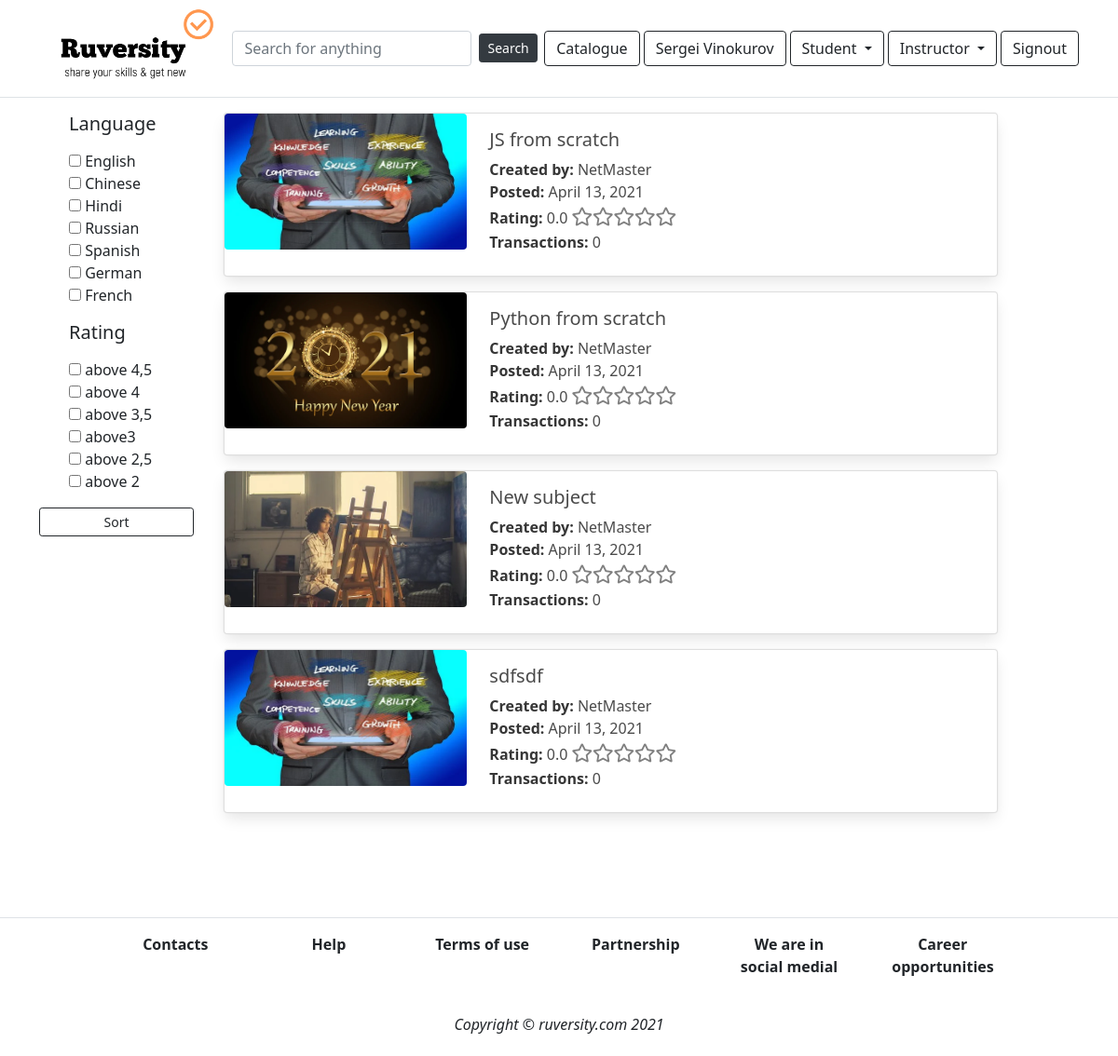
/gen_search/ (signed in), run on the app's committed database.
### app_content/models.py (models this page shows, shortened)
class MainSubject(models.Model):
    category = models.ForeignKey(Category, on_delete=models.DO_NOTHING)
    title = models.CharField(max_length=100)
    description = models.TextField(null=True)
    prerequisite = models.TextField(null=True)
    date_posted = models.DateField(auto_now_add=True)
    thumbnail_file = models.FileField(upload_to='uploads')
    author = models.ForeignKey(User, on_delete=models.DO_NOTHING)
    price = models.ForeignKey(Price, on_delete=models.DO_NOTHING)
    language = models.ForeignKey(Language, on_delete=models.DO_NOTHING)
    percent = models.CharField(max_length=50, default='0%')
    total = models.IntegerField(default=0)  # Общее число баллов
    quantity = models.IntegerField(default=0)  # Кол-во оценок
    av_rating = models.DecimalField(
        max_digits=3, decimal_places=1, default=0)  # average rating
    transactions = models.IntegerField(default=0)
    ready = models.BooleanField(default=False)
    checked = models.BooleanField(default=False)
    blocked = models.BooleanField(default=False)
    discount_programs = models.BooleanField(default=True)

### app_content/views.py (the view)
# urls.py: path('gen_search/', views.gen_search, name='gen_search'),
def gen_search(request):
    if request.method == 'POST':
        keyword = request.POST['keyword']
        if keyword:  # if search line is not blank
            query = MainSubject.objects.filter(title__icontains=keyword, ready='True').exclude(blocked='True')
            paginator = Paginator(query, 3)
            page = request.GET.get('page')
            query_paged = paginator.get_page(page)
            if request.user.is_authenticated:
                keyword = Keyword.objects.create(
                    keyword=keyword,
                    user=request.user
                )
                context = {
                    'query': query_paged
                }
                template = 'gen_search_results.html'
                return render(request, template, context)
            else:
                keyword = Keyword.objects.create(
                    keyword=keyword,
                )
                context = {
                    'query': query_paged
                }
                template = 'gen_search_results.html'
                return render(request, template, context)
        else:
            return redirect('main_page')
    else:
        if request.user.is_authenticated:
            keyword = Keyword.objects.filter(user=request.user)
            query = keyword.last()
            keyword = query.keyword
            query = MainSubject.objects.filter(title__icontains=keyword, ready='True').exclude(blocked='True')
            if 'language' in request.GET:
                languages = request.GET.getlist('language', None)
                languages = Language.objects.filter(name__in=languages)
                query = query.filter(language__in=languages)
                if 'rating' in request.GET:
                    rating = request.GET['rating']
                    query = query.filter(av_rating__gte=rating)
                    paginator = Paginator(query, 5)
                    page = request.GET.get('page')
                    query_paged = paginator.get_page(page)
                    context = {
                            'query': query_paged
                        }
                    return render(request, 'gen_search_results.html', context)
                else:
                    paginator = Paginator(query, 5)
                    page = request.GET.get('page')
                    query_paged = paginator.get_page(page)
                    context = {
                        'query': query_paged
                    }
                    return render(request, 'gen_search_results.html', context)
            else:
                if 'rating' in request.GET:
                    rating = request.GET['rating']
                    query = query.filter(av_rating__gte=rating)
                    paginator = Paginator(query, 5)
                    page = request.GET.get('page')
                    query_paged = paginator.get_page(page)
                    context = {
                        'query': query_paged
                    }
                    return render(request, 'gen_search_results.html', context)
                else:
                    paginator = Paginator(query, 5)
                    page = request.GET.get('page')
                    query_paged = paginator.get_page(page)
                    context = {
                        'query': query_paged
                    }
                    return render(request, 'gen_search_results.html', context)
        else:
            return redirect('login')

### templates/gen_search_results.html (shortened to what this page needs)
{% extends 'base.html'%}
{% load static %}
{%block content%}
<div class="container">
    <div class="row mt-3">
        <div class="col-2 rounded mr-2">
            <form action="{% url 'gen_search' %}">
                    <ul>
                        <li>
                            <h5><label for="language">Language</label>
                        </li>
                        <input type="checkbox" id="language" name="language" value="English"> English<br>
                        <input type="checkbox" id="language" name="language" value="Chinese"> Chinese <br>
                        <input type="checkbox" id="language" name="language" value="Hindi"> Hindi <br>
                        <input type="checkbox" id="language" name="language" value="Russian"> Russian <br>
                        <input type="checkbox" id="language" name="language" value="Spanish"> Spanish <br>
                        <input type="checkbox" id="language" name="language" value="German"> German <br>
                        <input type="checkbox" id="language" name="language" value="French"> French <br>
                    </ul>
                    <ul>
                        <li>
                            <h5><label for="rating">Rating</label>
                        </li>
                        <input type="checkbox" id="rating" name="rating" value=4.5> above 4,5<br>
                        <input type="checkbox" id="rating" name="rating" value=4.> above 4<br>
                        <input type="checkbox" id="rating" name="rating" value=3.5> above 3,5<br>
                        <input type="checkbox" id="rating" name="rating" value=3.0> above3<br>
                        <input type="checkbox" id="rating" name="rating" value=2.5> above 2,5<br>
                        <input type="checkbox" id="rating" name="rating" value=2.0> above 2<br>
                    </ul>
                    <input type="submit" value="Sort" class="btn btn-sm btn-block btn-outline-dark">
            </form>
        </div>
<div class="col-9">
    {% for subject in query %}
    <div class="row">
        <div class="col">
<div class="card mb-3" style="height:11rem;">
    <div class="row">
            <div class="col-md-4">
            <a href="{% url 'subject' subject.id %}">
            <figure class="image is-16by9">
            <img src="{{subject.thumbnail_file.url}}" alt="Placeholder image" class='rounded-2 img-fluid' >
            </figure>
            </a>
        </div>
        <div class="col-md-8">
         <div class="row mt-3">
             <div class="col">
                <h5 class="card-title">{{subject.title}}</h5>
                </div>
            </div>
            <div class="row">
                <div class="col">
                    <strong>Created by: </strong> {{subject.author}}
                </div>
            </div>
            <div class="row">
                <div class="col">
                    <strong>Posted: </strong> {{subject.date_posted}}
                </div>
            </div>
                <div class="row"><div class="col">
                    <strong>Rating:</strong> {{subject.av_rating}}
                    <div class="stars-outer">
                    </div>
                    </div>
                </div>
                    <div class="row">
                    <div class="col">
                    <strong>Transactions: </strong> {{subject.transactions}}
                    </div>
                </div>
            </div>
        </div>
    </div>
    </div>
    </div>
{% endfor %}
</div>
</div>
</div>
{% endblock %}

### templates/partials/_navbar.html (shortened to what this page needs)
{% load static %}
<nav class="navbar navbar-expand-lg navbar-light bg-white border-bottom">
<div class="container">
  <img src={% static "images/logo.png" %} alt="Image" width="200" height="200">
<form action="{% url 'gen_search' %}" method='POST' class="form-inline m-auto">
  <input type="text" name="keyword" placeholder="Search for anything " class="form-control mr-sm-2">
  {% if 'gen_search' in request.path %}
  <button class="btn btn-sm btn-outline-dark active" input type="submit">Search</button>
  {% else %}
  <button class="btn btn-sm btn-outline-dark" input type="submit">Search</button>
  {% endif %}
</form>
{% if user.is_authenticated %}
  {% if 'main_page' in request.path %}
  <a class="btn btn-outline-dark mr-1 active" href="{% url 'main_page' %}" role=’button’>Catalogue</a>
  {% else %}
  <a class="btn btn-outline-dark mr-1" href="{% url 'main_page' %}" role=’button’>Catalogue</a>
  {% endif %}
    {% if 'dashboard' in request.path %}
    <a class="btn btn-outline-dark mr-1 active" href="{% url 'dashboard' %}" role=’button’>{{user.first_name}} {{user.last_name}}</a>
    {% else %}
    <a class="btn btn-outline-dark mr-1" href="{% url 'dashboard' %}" role=’button’>{{user.first_name}}
      {{user.last_name}}</a>
    {% endif %}
    {% if 'mycourses' in request.path or 'cart' in request.path %}
    <div class="dropdown mr-1">
      <button type="button" class='btn btn-outline-dark btn-md dropdown-toggle active'
      data-toggle='dropdown'>
        Student
    </button>
    {% else %}
    <div class="dropdown mr-1">
    <button type="button" class='btn btn-outline-dark btn-md dropdown-toggle' data-toggle='dropdown'>
      Student
    </button>
    {% endif %}
  </div>
    {% if 'author_profile' in request.path or 'transactions' in request.path%}
    <div class="dropdown mr-1">
        <button type="button" class='btn btn-outline-dark btn-md dropdown-toggle active' data-toggle='dropdown'>
            Instructor
        </button>
      {% else %}
      <div class="dropdown mr-1">
      <button type="button" class='btn btn-outline-dark btn-md dropdown-toggle' data-toggle='dropdown'>
        Instructor
      </button>
      {% endif %}
    </div>
    <a class="btn btn-outline-dark btn-md" href="{% url 'logout' %}" role=’button’>Signout</a>
  {% endif %}
</div>
</nav>

### project/static/style.css (style rules this page uses)
:root { --max-width: 56%; }
.stars-outer { position: relative; display: inline-block; }
.stars-outer::before { content: '\f005 \f005 \f005 \f005 \f005'; font-family: 'Font Awesome 5 Free'; font-weight: 200; color:grey; font-size: 20px; }
:root { --primary-color: grey; --font-color: white; }

### data on the page
MainSubject: thumbnail_file (picture), title "JS from scratch", author "NetMaster", date_posted "April 13, 2021", av_rating "0.0", transactions "0"
MainSubject: thumbnail_file (picture), title "Python from scratch", author "NetMaster", date_posted "April 13, 2021", av_rating "0.0", transactions "0"
MainSubject: thumbnail_file (picture), title "New subject", author "NetMaster", date_posted "April 13, 2021", av_rating "0.0", transactions "0"
MainSubject: thumbnail_file (picture), title "sdfsdf", author "NetMaster", date_posted "April 13, 2021", av_rating "0.0", transactions "0"

### other printed values
{{ user.first_name }} "Sergei"
{{ user.last_name }} "Vinokurov"
